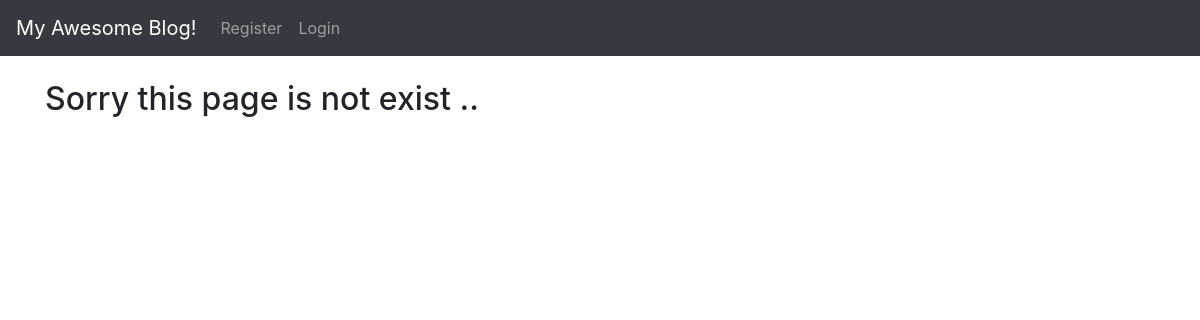
/category/decor/, run on an earlier commit of the app's database.
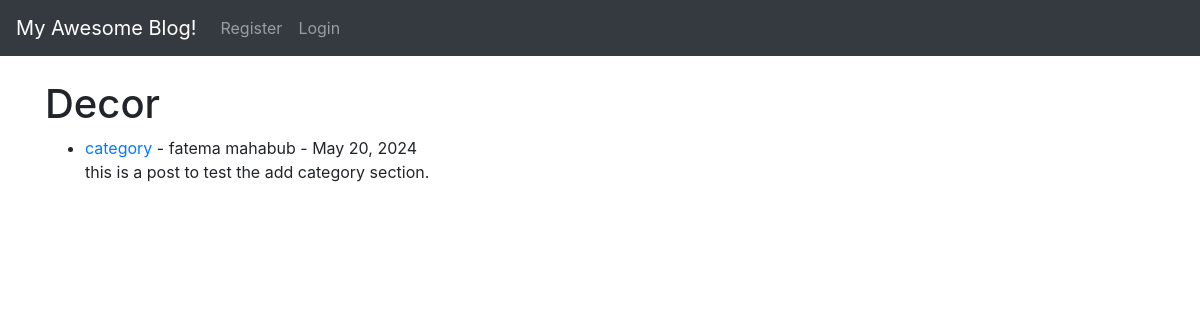
And on a later commit of the database.
### login/models.py (models this page shows, shortened)
class Post(models.Model):
    title = models.CharField(max_length=255)
    title_tag = models.CharField(max_length=255)
    author = models.ForeignKey(User, on_delete=models.CASCADE)
    body = models.TextField()
    post_date = models.DateField(auto_now_add=True)
    category = models.CharField(max_length=255, default='coding')

### login/views.py (the view)
# urls.py: path('category/<str:cats>/', CategoryView, name= 'category'),
def CategoryView(request, cats):
    category_posts = Post.objects.filter(category=cats)
    return render (request, 'categories.html', {'cats': cats.title(), 'category_posts':category_posts})

### login/templates/categories.html (shortened to what this page needs)
{% extends 'base.html' %}
{% block content %}
{% if category_posts %}
<h1> {{ cats }} </h1>
<ul>
{% for post in category_posts %}
<li>
    <a href="{% url 'article' post.pk %}">{{ post.title }} </a>-
    {{ post.author.first_name }}
    {{ post.author.last_name }} -
    {{ post.post_date}}  <br>
    {{ post.body | slice:":200"|safe}}
</li>
{% endfor %}
</ul>
{% else %}
<h2> Sorry this page is not exist .. </h2>
{% endif %}
{% endblock %}

What changed in the data, as far as the page shows it:
added Post: category "Decor", title "category", author.first_name "fatema", author.last_name "mahabub", post_date "May 20, 2024", body "this is a post to test the add category section."
Also different on the page:
text no longer shown: "Sorry this page is not exist .."
